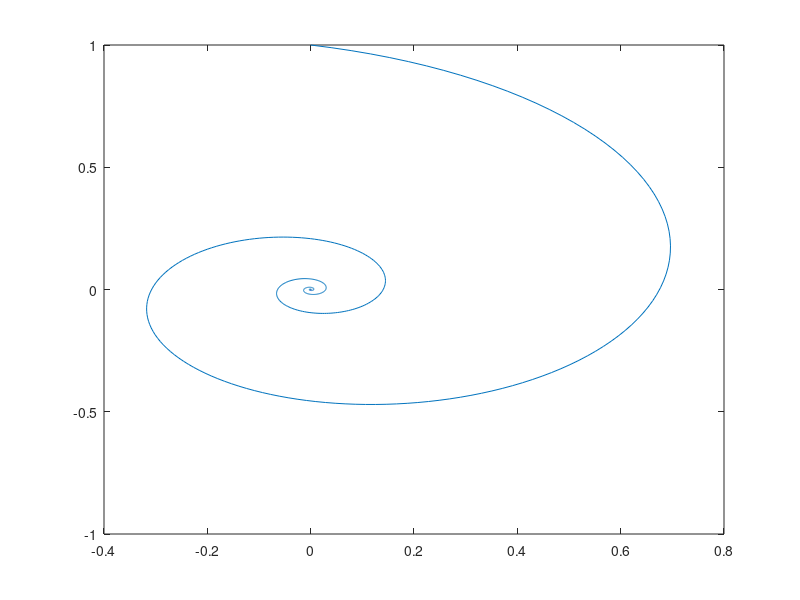

Write the MATLAB code that produced this figure. (Note: this script raises an error after producing the figure.)
close all;clear;clc;
%ss() costrusice un ogetto sys che rappresenta un modello tempo continuo
%dx/dt = Ax(t) + Bu(t)
%y(t) = Cx(t) + Du(t)
%ecco gli stati

A=[-1 4;-4 -1]
B=[1 0]'
C=[0 1]
D=2
P=ctrb(A,B); %P=[B * AB * A(AB) * ...]
rank(P)
Q=obsv(A,C)
rank(Q)
%quindi posso andare a calcolare sys
sys=ss(A,B,C,D)
%posso usare sys.A



%%SLIDE 23
%lsim =linear system resultation

t=[0:0.01:10];%servono come sostitutivo di un array e di incremento tra gli elementi arbitrario
%esempio J:I:K [J,J+I,... J+m*I], where m = fix((K-J)/I).
u=zeros(size(t));
x0=[0 1];


lsim(sys,u,t,x0) %apre solo il grafico
[y tout x]=lsim(sys,u,t,x0); %su x ho x1 e x2 
plot(x(:,1),x(:,2))
%       x1      x2
hold on %mantiene la stessa finestra per lo stesso grafico

%quiver() e' pensata per graficare vettori velocita' 
xn=x(1:5:end,:); un=u(1:5:end); %prende un sottoinsieme del vettore x e n per la precisione 1/5

v=(sys.A*xn'+sys.B*un);%componenti del vettore velocita' = xpunto
quiver(xn(:,1),xn(:,2),v(:,1),V(:,2))


%%cambio es
%sulla slide 30 bisogna b=mettere xdot=[x1dot,.... ] anche dioi 